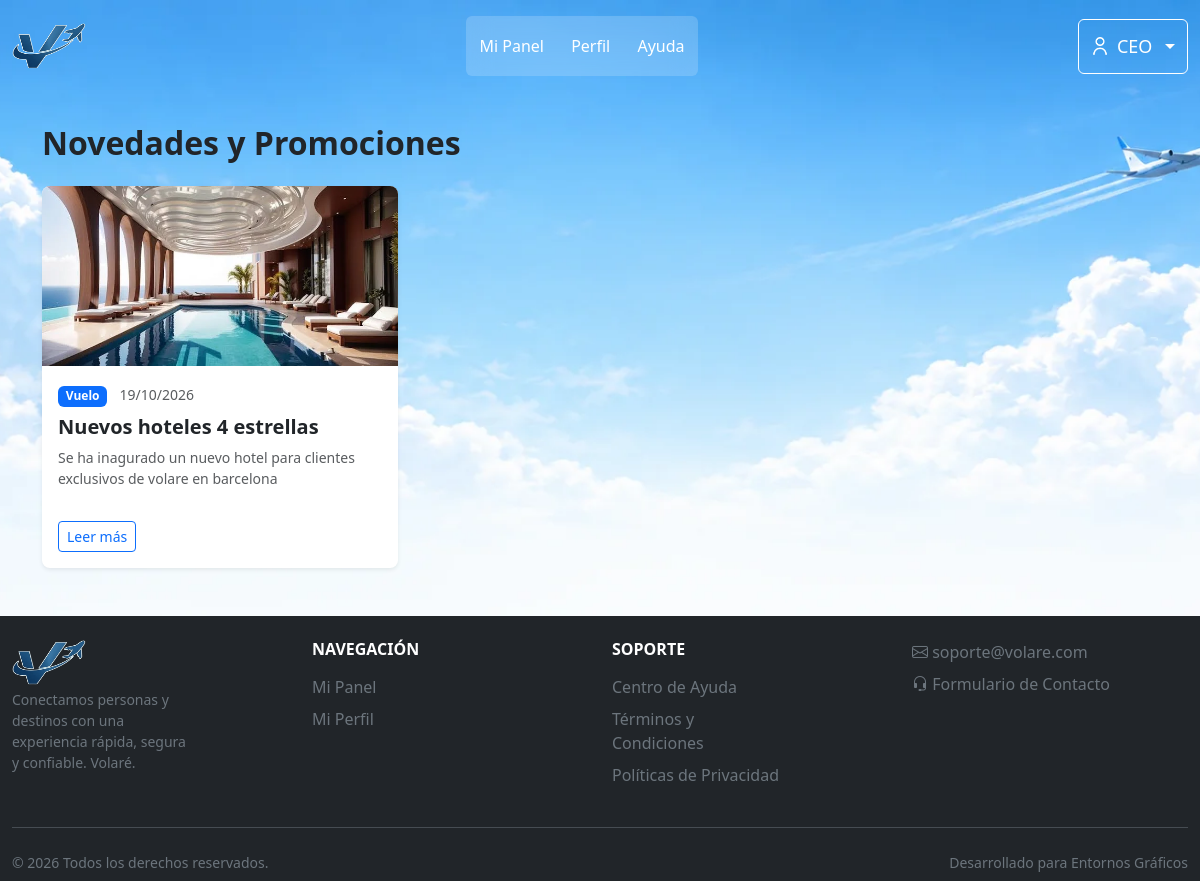
Page /index.php?pagina=cliente-novedades (signed in) on the committed database.
### tables this page shows
CREATE TABLE `novedades` (
  `idNovedad` int NOT NULL AUTO_INCREMENT,
  `titulo` varchar(150) NOT NULL,
  `subtitulo` varchar(255) DEFAULT NULL,
  `contenido` text NOT NULL,
  `categoria` enum('general','promocion','vuelo','mantenimiento','importante') DEFAULT 'general',
  `prioridad` enum('baja','media','alta') DEFAULT 'media',
  `estado` enum('borrador','publicada','archivada') DEFAULT 'publicada',
  `imagen` varchar(255) DEFAULT NULL,
  `fechaPublicacion` datetime DEFAULT CURRENT_TIMESTAMP,
  `fechaCreacion` datetime NOT NULL DEFAULT CURRENT_TIMESTAMP,
  `fechaActualizacion` datetime NOT NULL DEFAULT CURRENT_TIMESTAMP ON UPDATE CURRENT_TIMESTAMP,
  PRIMARY KEY (`idNovedad`)
);

### src/config/app.php (called while the page is built, shortened)
<?php
function url(string $path = ''): string {
    $path = ltrim($path, '/');
    return APP_BASE . '/' . $path;
}

### src/controllers/NovedadController.php (called while the page is built, shortened)
<?php
class NovedadController {
    private $conexion;
    public function __construct($conexion) {
        $this->conexion = $conexion;
    }
    public function listarTodasPublicadas(): array {
        $result = mysqli_query($this->conexion,
            "SELECT * FROM novedades WHERE estado = 'publicada'
             ORDER BY fechaPublicacion DESC");
        $filas = [];
        while ($row = mysqli_fetch_assoc($result)) $filas[] = $row;
        return $filas;
    }
}

### src/views/cliente/novedadListado.php (the view, shortened to what this page needs)
<?php
require_once __DIR__ . '/../../controllers/NovedadController.php';
$ctrl = new NovedadController($link);
$novedades = $ctrl->listarTodasPublicadas();
?>
<!DOCTYPE html>
<html lang="es">
<head>
    <link href="https://cdn.jsdelivr.net/npm/bootstrap@5.3.8/dist/css/bootstrap.min.css" rel="stylesheet">
    <link rel="stylesheet" href="<?= url('public/css/layout/homeCliente.css') ?>">
    <link rel="stylesheet" href="<?= url('public/css/layout/header.css') ?>">
    <link rel="stylesheet" href="<?= url('public/css/components/menuMobile.css') ?>">
    <link rel="stylesheet" href="<?= url('public/css/bootstrap-icons.css') ?>">
</head>
<body class="container-fluid overflow-x-hidden p-0 m-0 bg-light">
    <?php require __DIR__ . '/../layouts/header.php'; ?>
    <div class="container py-5">
        <h2 class="fw-bold mb-4">Novedades y Promociones</h2>
        <div class="row g-4">
            <?php if (empty($novedades)): ?>
                <div class="col-12">
                    <div class="alert alert-info">No hay novedades disponibles en este momento.</div>
                </div>
            <?php else: ?>
                <?php foreach ($novedades as $n): ?>
                    <div class="col-md-4">
                        <div class="card border-0 shadow-sm h-100 rounded-3">
                            <?php if (!empty($n['imagen'])): ?>
                                <img src="<?= htmlspecialchars($n['imagen']) ?>" class="card-img-top rounded-top-3" alt="imagen" style="height: 180px; object-fit: cover;">
                            <?php else: ?>
                                <div class="card-img-top rounded-top-3 bg-light d-flex align-items-center justify-content-center text-primary" style="height: 180px;">
                                    <i class="bi bi-megaphone fs-1"></i>
                                </div>
                            <?php endif; ?>
                            <div class="card-body d-flex flex-column">
                                <div class="mb-2">
                                    <span class="badge text-bg-primary text-capitalize"><?= htmlspecialchars($n['categoria']) ?></span>
                                    <small class="text-muted ms-2"><?= date('d/m/Y', strtotime($n['fechaPublicacion'])) ?></small>
                                </div>
                                <h5 class="card-title fw-bold"><?= htmlspecialchars($n['titulo']) ?></h5>
                                <p class="card-text text-muted small flex-grow-1"><?= htmlspecialchars($n['subtitulo'] ?? '') ?></p>
                                <a href="<?= url('index.php?pagina=cliente-novedad-detalle&id=' . $n['idNovedad']) ?>" class="btn btn-outline-primary btn-sm mt-3 align-self-start">Leer más</a>
                            </div>
                        </div>
                    </div>
                <?php endforeach; ?>
            <?php endif; ?>
        </div>
    </div>
    <?php require_once __DIR__ . '/../layouts/footer.php'; ?>
</body>
</html>

### public/css/layout/homeCliente.css (style rules this page uses)
body { background-image: url("../../img/fondo-cliente.webp"); background-repeat: no-repeat; background-size: cover; background-position: center; background-attachment: fixed; min-height: 100vh; display: flex; flex-direction: column; }

### rows in the picture
novedades: imagen (picture), categoria "Vuelo", fechaPublicacion "19/10/2026", titulo "Nuevos hoteles 4 estrellas", subtitulo "Se ha inagurado un nuevo hotel para clientes exclusivos de volare en barcelona"

### other values in the picture
$link['label'] "Mi Panel"
$link['label'] "Perfil"
$link['label'] "Ayuda"
$usuario['nombre'] "CEO"
